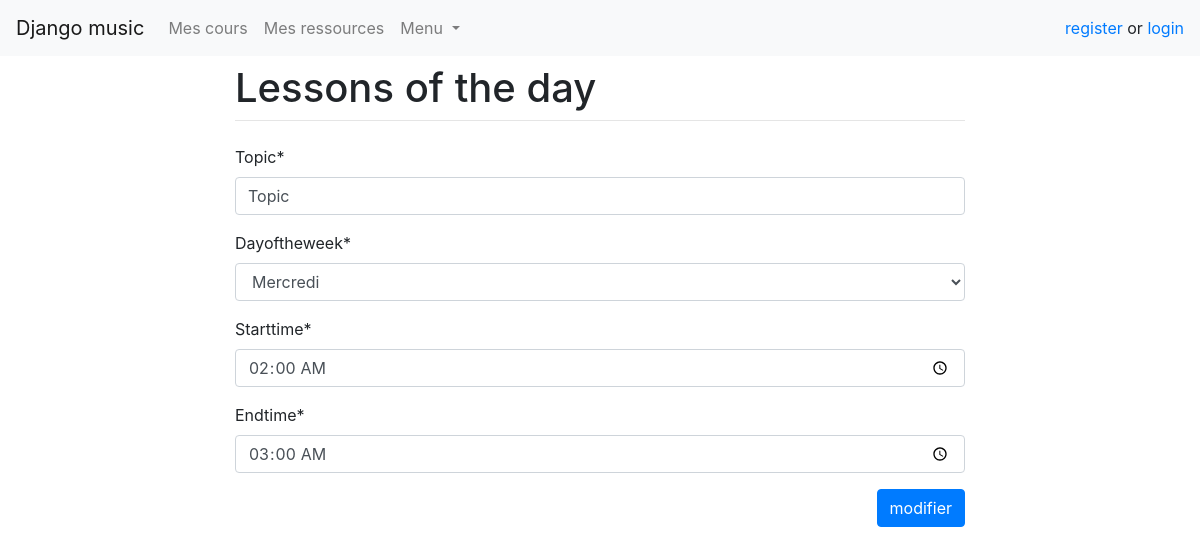
The app's page /courses/2/edit/ with its own data.
### courses/models.py (models this page shows, shortened)
class Course(models.Model):
    topic = models.CharField(max_length=549)
    dayOfTheWeek = models.PositiveSmallIntegerField(
        choices=DAY_OF_THE_WEEK_CHOICES,
        default=0
    )
    startTime = models.TimeField()
    endTime = models.TimeField()
    teacher = models.ForeignKey(User, on_delete=models.CASCADE, related_name='course_teacher')
    students = models.ManyToManyField(User, related_name='course_students')

### courses/views.py (the view)
# urls.py: path('<int:course_id>/edit/', views.edit, name='courses_edit'),
def edit(request, course_id):
    if request.method == 'POST':
        form = CourseForm(request.POST)
        if form.is_valid():
            Course.objects.filter(id=course_id).update(
                topic=form.cleaned_data.get('topic'),
                dayOfTheWeek=form.cleaned_data.get('dayOfTheWeek'),
                startTime=form.cleaned_data.get('startTime'),
                endTime=form.cleaned_data.get('endTime'),
            )
            topic = form.cleaned_data.get('topic')
            messages.success(request, f'course {topic} updated for {request.user}')
        return redirect('home')
    else:
        course = Course.objects.get(id=course_id)
        form = CourseForm(instance=course)
        for field in form.fields:
            print(field)
    return render(request, 'courses/edit.html', {'form': form, 'course_id': course_id})

### courses/forms.py
class CourseForm(forms.ModelForm):
    dayOfTheWeek = forms.ChoiceField(choices = DAY_OF_THE_WEEK_CHOICES)
    startTime = forms.TimeField(widget=forms.TimeInput(attrs={'placeholder': 'HH:mm', 'type': 'time'}))
    endTime = forms.TimeField(widget=forms.TimeInput(attrs={'placeholder': 'HH:mm', 'type': 'time'}))
    class Meta:
        model = Course
        exclude = ["teacher"]

### courses/templates/courses/edit.html (shortened to what this page needs)
{% extends 'base.html' %}
{% block content %}
<form method="post" action="/courses/{{ course_id }}/edit/">
    {% load crispy_forms_tags %}
    <div class="row">
      <div class="col-12">
        {{ form.topic|as_crispy_field  }}
      </div>
      <div class="col-12">
        {{ form.dayOfTheWeek|as_crispy_field  }}
      </div>
      <div class="col-12">
        {{ form.startTime|as_crispy_field  }}
      </div>
      <div class="col-12">
        {{ form.endTime|as_crispy_field  }}
      </div>
    </div>
    <input type="submit" value="modifier" class="btn btn-primary float-right"/>
</form>
{% endblock %}

### records on screen
Course: topic "Topic", dayOfTheWeek "Mercredi", startTime "02:00:00", endTime "03:00:00"
